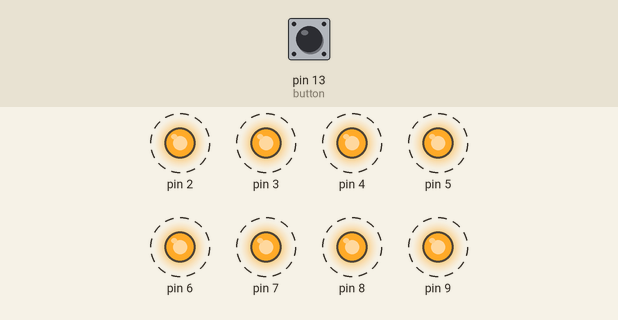
Recording of a sketch running on a simulated Arduino Uno, built with avr-gcc and run on an emulated ATmega328P. On the bench: output pins drawn as LEDs (lit = HIGH). Dashed ring = blinking. The test bench sets the inputs (shaded band); at power-on: pin 13 (button) LOW.

Above: at 4.8 s.
4.9 s: pin 13 (button) pulled HIGH for 2.35 s
At 5.7 s:
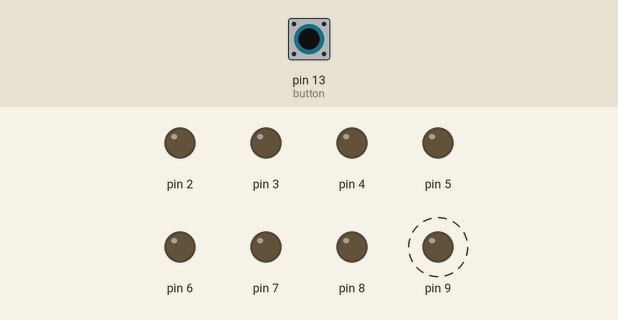
8.7 s: pin 13 (button) pulled HIGH for 2.35 s
At 8.85 s:
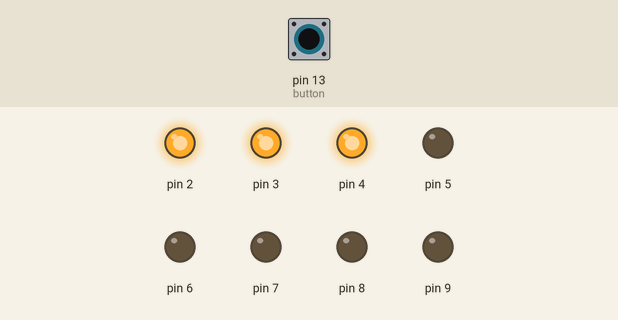
Timing chart, 0 to 18.5 s (numbered marks = the images above; inputs shaded):
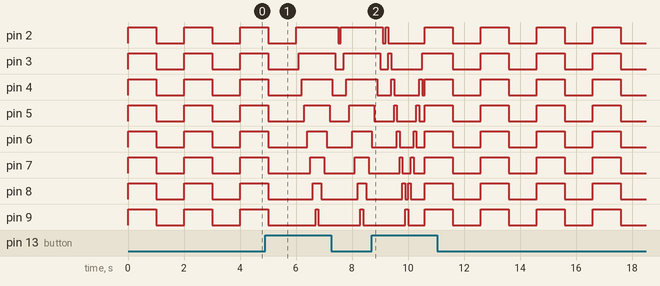

The sketch:

Bai2.2.ino
```cpp
int button = 13;
void setup() {
  // put your setup code here, to run once:
  pinMode(button,INPUT);
  for (int i = 2; i <= 9; i++) {
    pinMode(i,OUTPUT);
  }
}

int a = 0;

void loop() {
  // put your main code here, to run repeatedly:
  if (digitalRead(button) == HIGH) {
    a++;
  }
  if (a == 3) {
    a = 0;
  }
  if (a == 0){
    for (int i = 2; i <= 9; i++) {
      digitalWrite(i, 1);
    }
    delay(1000);
    for (int i = 2; i <= 9; i++) {
      digitalWrite(i, 0);
    }
    delay(1000);
  } else if (a == 1) {
      for (int i = 2; i <= 9; i++) {
        digitalWrite(i, 1);
        delay(100);
      }
      for (int i = 9; i >= 2; i--) {
        digitalWrite(i,0);
        delay(100);
      }
  }
  else if ( a == 2) {
    for (int i = 2; i <= 9; i++) {
      digitalWrite(i,1);
      delay(100);
      digitalWrite(i,0);
    }
    for (int i = 8; i >= 3; i--) {
      digitalWrite(i,1);
      delay(100);
      digitalWrite(i,0);
    }
  }
}
```
